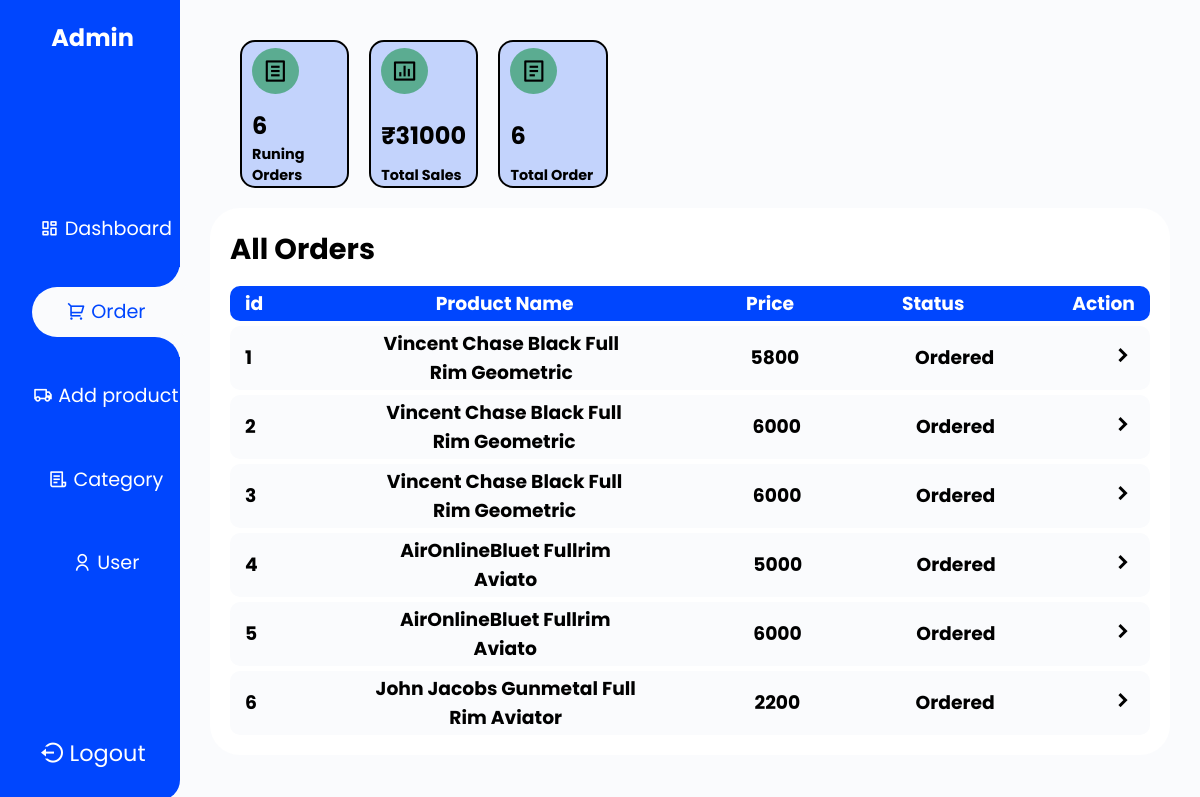
The app's page /admin/orderadmin.php (signed in), older data.
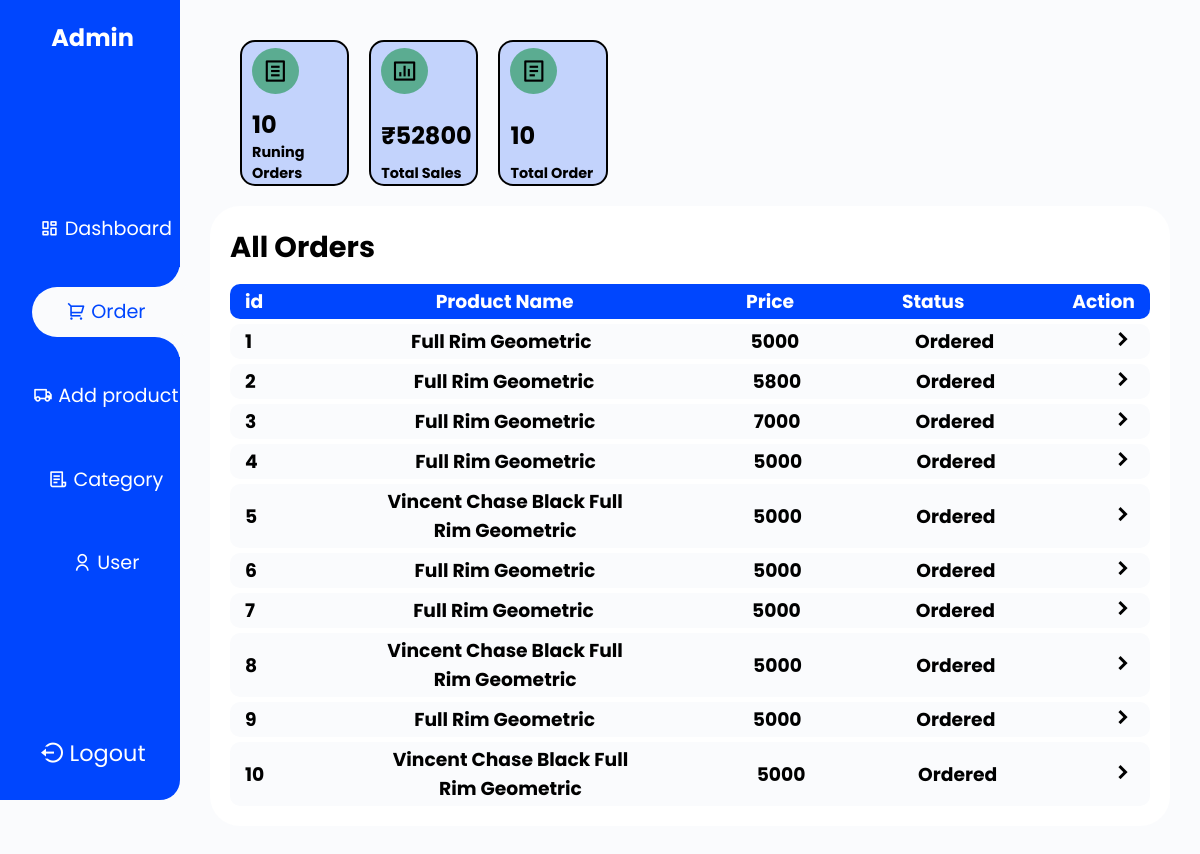
The same page, newer data.
### tables this page shows
CREATE TABLE IF NOT EXISTS `order` (
  `orderid` int(11) NOT NULL AUTO_INCREMENT,
  `productid` int(11) DEFAULT NULL,
  `userid` int(11) DEFAULT NULL,
  `quantity` int(11) NOT NULL DEFAULT '1',
  `powertype` varchar(255) DEFAULT NULL,
  `lenstype` varchar(255) DEFAULT NULL,
  `lensprice` int(11) DEFAULT NULL,
  `status` varchar(255) NOT NULL DEFAULT 'Ordered',
  `placeddate` datetime NOT NULL DEFAULT CURRENT_TIMESTAMP,
  `amount` int(11) DEFAULT NULL,
  PRIMARY KEY (`orderid`)
);

CREATE TABLE IF NOT EXISTS `product` (
  `productid` int(11) NOT NULL AUTO_INCREMENT,
  `name` varchar(255) DEFAULT NULL,
  `detail` longtext,
  `mrp` int(11) NOT NULL DEFAULT '0',
  `maincategory` varchar(255) DEFAULT NULL,
  `img1` varchar(255) DEFAULT NULL,
  `img2` varchar(255) DEFAULT NULL,
  `img3` varchar(255) DEFAULT NULL,
  `img4` varchar(255) DEFAULT NULL,
  `color` varchar(255) DEFAULT NULL,
  `status` varchar(255) NOT NULL DEFAULT 'show',
  `addingdate` timestamp NOT NULL DEFAULT CURRENT_TIMESTAMP,
  `size` varchar(20) DEFAULT 'medium',
  `sellingprice` int(255) DEFAULT NULL,
  `subcategory` varchar(255) DEFAULT NULL,
  PRIMARY KEY (`productid`)
);

### admin/orderadmin.php (the view, shortened to what this page needs)
<!DOCTYPE html>
<html lang="en">
<head>
    <link rel="stylesheet" href="stylesheet/admindeshtop.css">
    <link rel="stylesheet" href="orderadmin.css">
</head>
<body>
    <div class="main">
   <?php
    include("component/adminnav.php");
    include("../config/dbconnect.php");
    ?>
     <?php
        $selectorder="select * from `order`";
        $orderresult=mysqli_query($con,$selectorder);
        ?>
     <div class="deshboard">
            <div class="top-sec">
        <div class="box">
            <div class="icon">
                <i class="ri-file-list-line"></i>
            </div>
            <h1>
                <?php
                       $select="select * from `order` where status!='complet'";
                        $result=mysqli_query($con,$select);
                       echo mysqli_num_rows($result);
                ?>
            </h1>
            <h4>
               Runing Orders
            </h4>
        </div>
        <div class="box">
            <div class="icon">
                <i class="ri-bar-chart-box-line"></i>
            </div>
            <h1>
                <?php $query="SELECT SUM(amount) AS total FROM `order`";
                $result=mysqli_query($con,$query);
                $ans=mysqli_fetch_array($result);
                ?>
                ₹<?= $ans['total'];?>
            </h1>
            <h4>
                Total Sales
            </h4>
        </div>
        <div class="box">
            <div class="icon">
            <i class="ri-file-list-2-line"></i>
            </div>
            <h1>
                <?php
                    $select="select * from `order`";
                    $result=mysqli_query($con,$select);
                    echo mysqli_num_rows($result);
                ?>
            </h1>
            <h4>
                Total  Order
             </h4>
        </div>
            </div>
        <div class="center-sec">
        <h1>All Orders</h1>
        <div class="order-heading">
            <div class="oder-id">
                <h3>id</h3>
            </div>
            <div class="details">
                <h3>Product Name</h3>
            </div>
            <div class="price">
                <h3>Price</h3>
            </div>
            <div class="status">
                <h3>Status</h3>
            </div>
            <div class="action">
                <h3>Action</h3>
            </div>
        </div>
        <?php
            while($order=mysqli_fetch_assoc($orderresult)){
                $productselect="select * from product where productid=$order[productid]";
                $productresult=mysqli_query($con,$productselect);
                $productdata=mysqli_fetch_array($productresult);
                ?>
                 <div class="order-data">
                    <div class="oder-id">
                        <h3><?= $order['orderid'];?></h3>
                    </div>
                    <div class="details">
                        <h3><?= $productdata['name'];?></h3>
                    </div>
                    <div class="price">
                        <h3><?= $order['amount'];?></h3>
                    </div>
                    <div class="status">
                        <h3><?= $order['status'];?></h3>
                    </div>
                    <div class="action">
                        <h3><a href="vieworder.php?orderid=<?= $order['orderid'];?>">
                            <i class="ri-arrow-right-s-line"></i>
                            </a>
                        </h3>
                    </div>
             </div>
             <?php
            }
        ?>
        </div>
</div>
 </div>
</body>
</html>

Row changes from the older to the newer data that the page shows:
changed order id 1: productid.name "Vincent Chase Black Full Rim Geometric" → "Full Rim Geometric"; amount "5800" → "5000"
changed order id 2: productid.name "Vincent Chase Black Full Rim Geometric" → "Full Rim Geometric"; amount "6000" → "5800"
changed order id 3: productid.name "Vincent Chase Black Full Rim Geometric" → "Full Rim Geometric"; amount "6000" → "7000"
changed order id 4: productid.name "AirOnlineBluet Fullrim Aviato" → "Full Rim Geometric"
changed order id 5: productid.name "AirOnlineBluet Fullrim Aviato" → "Vincent Chase Black Full Rim Geometric"; amount "6000" → "5000"
changed order id 6: productid.name "John Jacobs Gunmetal Full Rim Aviator" → "Full Rim Geometric"; amount "2200" → "5000"
added order: orderid "7", productid.name "Full Rim Geometric", amount "5000", status "Ordered"
added order: orderid "8", productid.name "Vincent Chase Black Full Rim Geometric", amount "5000", status "Ordered"
added order: orderid "9", productid.name "Full Rim Geometric", amount "5000", status "Ordered"
added order: orderid "10", productid.name "Vincent Chase Black Full Rim Geometric", amount "5000", status "Ordered"
Text that changed along with them:
mysqli_num_rows($result): "6" → "10"
$ans['total']: "31000" → "52800"
